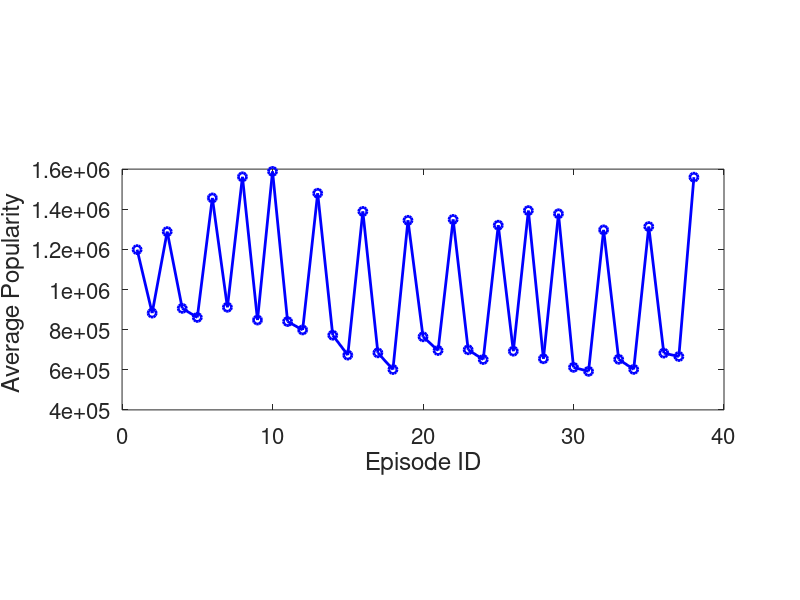
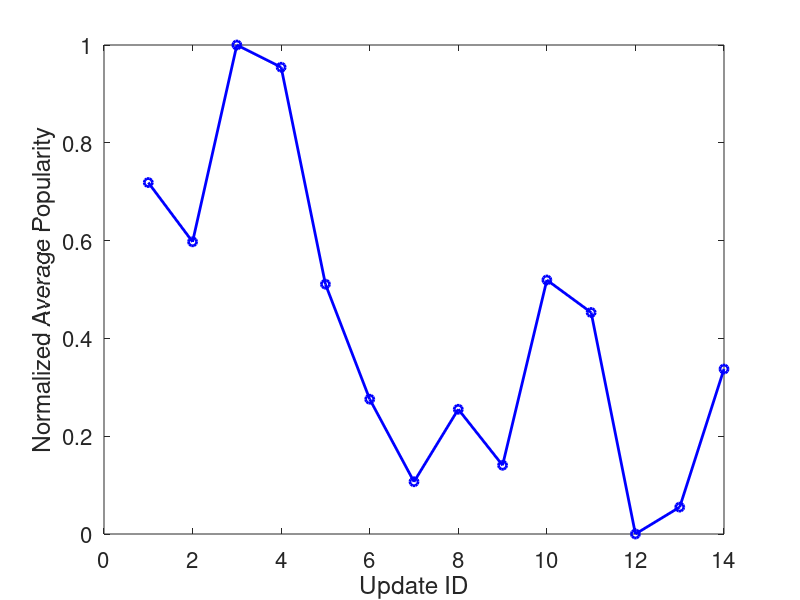

The MATLAB script that drew these images, in order: (Note: this script raises an error after producing the figures.)
figure(1);
views=[
1198696	882483.6667	1288456	906096	860779.6667	1456326.333	911391.6667	1561576.333	847791.3333	1588571.333	840272.6667	798558	1479672.333	772246	673048	1389058.333	684371	601134.3333	1344875.333	764323	695948.3333	1349232	699562	651082	1320469.333	692643.3333	1393281.333	654864.6667	1377544.333	611998	592155.3333	1297152.667	652259	601880	1313591.333	682974.6667	666087.6667	1559821.333
];
ngram=1:1:length(views(1,:));
plot(ngram,views(1,:),'-ob','LineWidth',2);
daspect([ 8     600000           1] )
xlabel('Episode ID','fontsize',18);
ylabel('Average Popularity ','fontsize',18);
set(gca,'fontsize',16);
%printpdf(1,'teleplay_example_original.pdf');


figure(2);
views=[
0.718729083	0.597523809	1	0.95455185	0.510862926	0.27566729	0.106836977	0.255099411	0.140551997	0.519457913	0.453014371	0	0.054980386	0.337357957
];
ngram=1:1:length(views(1,:));
plot(ngram,views(1,:),'-ob','LineWidth',2);
xlabel('Update ID','fontsize',18);
ylabel('Normalized Average Popularity','fontsize',18);
set(gca,'fontsize',16);
printpdf(2,'teleplay_example_normalized.pdf');

figure(3);
views=[
0.718729083	0.597523809	1	0.95455185	0.510862926	0.27566729	0.106836977	0.255099411	0.140551997	0.519457913	0.453014371	0	0.054980386	0.337357957
];
ngram=1:1:length(views(1,:));
plot(ngram,views(1,:),'-ob','LineWidth',2);
xlabel('Update ID','fontsize',18);
ylabel('Average Popularity','fontsize',18);
set(gca,'fontsize',16);
printpdf(3,'teleplay_example_merged.pdf');


